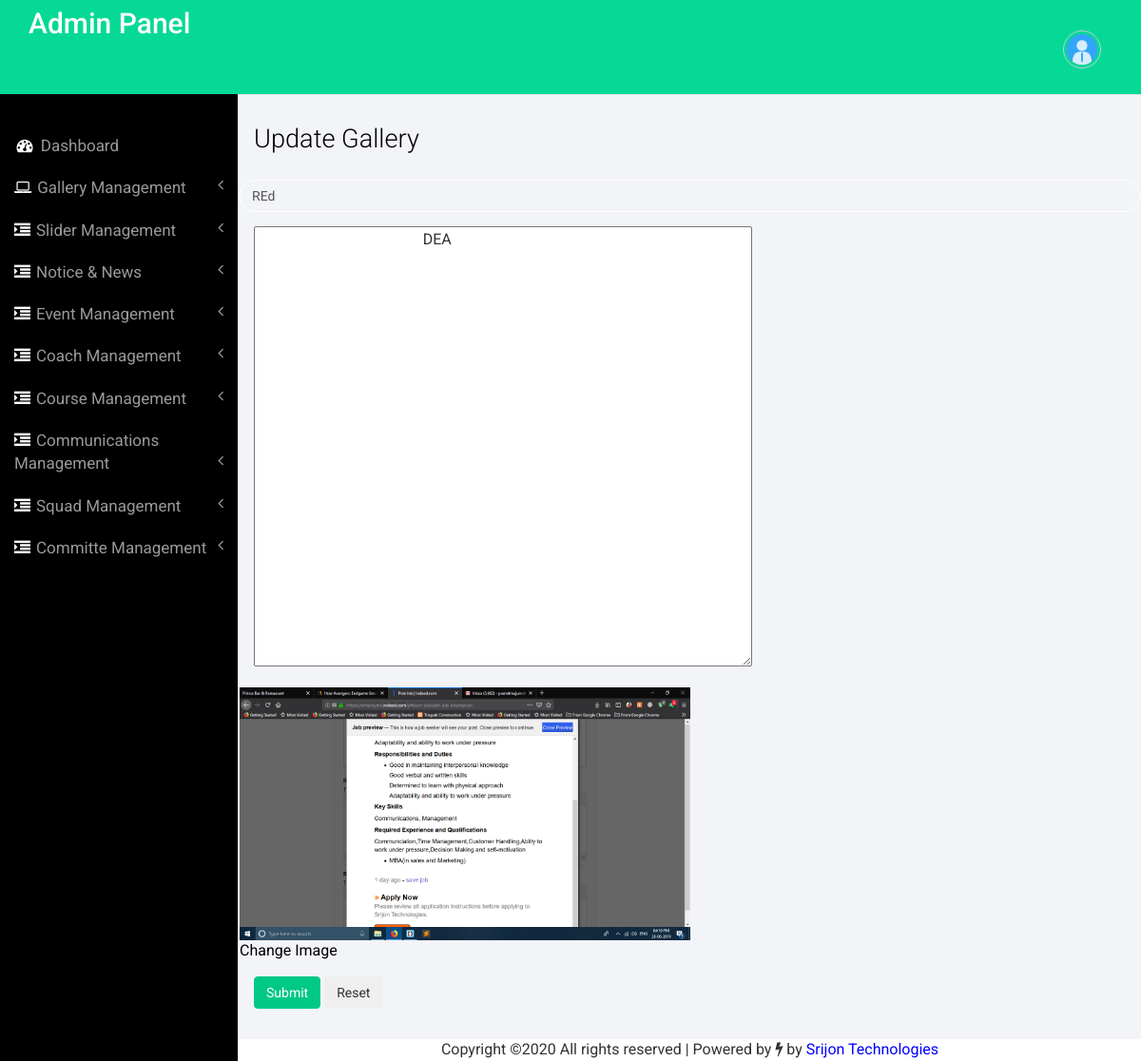
/admin/updategallery.php?gid=2 (signed in), run on the app's committed database.
### tables this page shows
CREATE TABLE `tbl_gallery` (
  `Id` int(11) NOT NULL,
  `title` varchar(255) NOT NULL,
  `description` mediumtext NOT NULL,
  `image` varchar(255) NOT NULL,
  `category` mediumtext NOT NULL
);

### admin/updategallery.php (the view, shortened to what this page needs)
<?php
include('includes/config.php');
if(strlen($_SESSION['alogin'])==0)
    {
header('location:dashboard.php');
}
else{
?>
<!DOCTYPE HTML>
<html>
<head>
    <link href="css/bootstrap.min.css" rel='stylesheet' type='text/css' />
    <link href="css/style.css" rel='stylesheet' type='text/css' />
    <link href="css/font-awesome.css" rel="stylesheet">
</head>
<body>
    <div id="wrapper">
        <nav class="top1 navbar navbar-default navbar-static-top" role="navigation" style="margin-bottom: 0">
            <?php include('includes/sidebar.php'); ?>
        </nav>
        <div id="page-wrapper">
            <div class="graphs">
                <div class="xs">
                    <h3>Update Gallery</h3>
                    <div class="tab-content">
                        <div class="tab-pane active" id="horizontal-form">
                            <?php
$gid=intval($_GET['gid']);
$sql = "SELECT * from tbl_gallery where Id=:gid";
$query = $dbh -> prepare($sql);
$query -> bindParam(':gid', $gid, PDO::PARAM_STR);
$query->execute();
$results=$query->fetchAll(PDO::FETCH_OBJ);
if($query->rowCount() > 0)
{
foreach($results as $result)
{
?>
                            <form class="form-horizontal" name="gallery" method="post" enctype="multipart/form-data">
                                <div class="form-group">
                                    <input type="varchar" class="form-control" name="gtitle" id="gtitle"
                                        value="<?php echo htmlentities($result->title); ?>">
                                </div>
                                <div class="form-group">
                                    <div class="col-sm-8">
                                        <textarea name="gdescription" id="gdescription" cols="60" rows="20">
                                            <?php echo htmlspecialchars_decode(stripslashes($result->description));?>
                                </textarea>
                                    </div>
                                </div>
                                <div class="form-group">
                                    <div class=container-fluid">
                                        <img src="images/<?php echo htmlentities($result->image);?>"
                                            style="width:50%;height:50%;">
                                        <br>
                                        <a href="changegallery.php?Gid=<?php echo htmlentities($result->Id);?>"
                                            style="color:black; font:sans-serif;">
                                            Change Image</a>
                                    </div>
                                </div>
                                <?php }} ?>
                                <button type="submit" name="submit" class="btn btn-primary">Submit</button>
                                <button type="reset" class="btn-inverse btn">Reset</button>
                            </form>
                        </div>
                    </div>
                </div>
            </div>
            <?php include('includes/copyright.php') ?>
        </div>
    </div>
    <link href="css/custom.css" rel="stylesheet">
</body>
</html>
<?php }
    ?>

### admin/css/style.css (style rules this page uses)
.navbar { min-height: 100px; }
h4, h5, h6, h1, h2, h3 { margin-top: 0; }
html, body { font-family: 'Roboto', sans-serif; font-size: 100%; background:#000; overflow-x: hidden; }
a { text-decoration: none; color: white; }
body a { transition:0.5s all; -webkit-transition:0.5s all; -moz-transition:0.5s all; -o-transition:0.5s all; -ms-transition:0.5s all; }
.but_list, .tab-content { margin:1.5em 0 0 0; }
nav.top1.navbar.navbar-default.navbar-static-top { background-color:rgb(6, 217, 149); font-family: 'Roboto', sans-serif; }
.form-control { background: none !important; border: 1px solid #fff !important; border-radius: 20px !important; box-shadow: none !important; }
.graphs { padding: 2em 1em; background: #f2f4f8; font-family: 'Roboto', sans-serif; }
.xs h3, .widget_head { color:#000; font-size:1.7em; font-weight:300; margin-bottom: 1em; }
.tab-content > .active { display: block; visibility: visible; }
.btn-primary { background-color: rgb(0, 200, 135) !important; border-color: rgb(0, 200, 135) !important; color: #fff; }

### admin/css/custom.css (style rules this page uses)
#wrapper { width: 100%; }
#page-wrapper { min-height: 568px; background-color: #fff; }
@media (min-width:768px) { #page-wrapper { position: inherit; margin: 0 0 0 250px; border-left: 1px solid #e7e7e7; } }

### data on the page
tbl_gallery: gtitle "REd", gdescription "DEA", image (picture)
